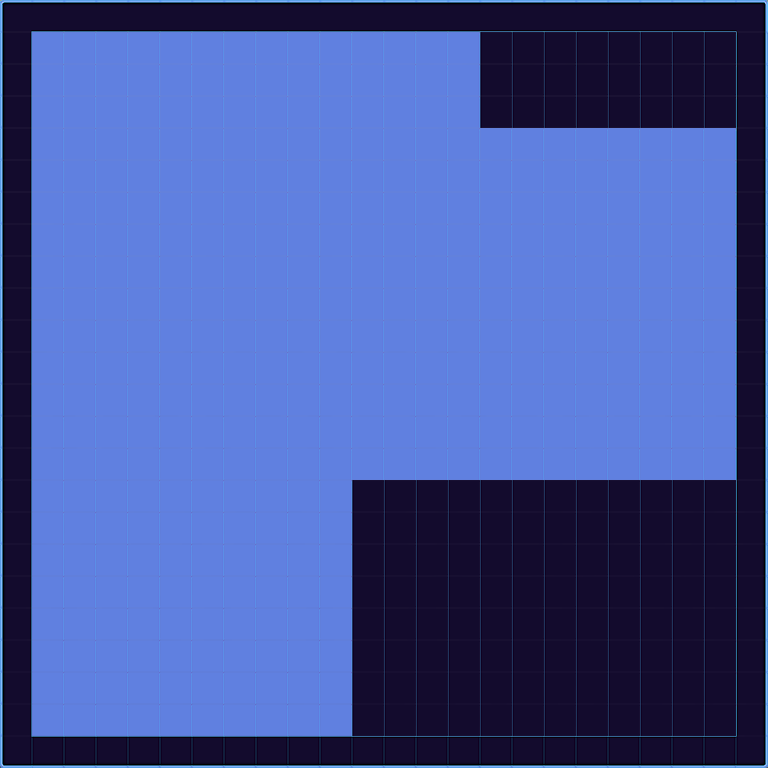

The image is a tile-based game level rendered from a .tmx file. Its description and source (layers, tilesets, objects; grid data summarised) follow:
An orthogonal 24x24 tile map with 32x32 px tiles, 1 tile layer (ForegroundPlatformLayer), 1 image layer.

<map version="1.0" orientation="orthogonal" renderorder="right-down" width="24" height="24" tilewidth="32" tileheight="32" nextobjectid="1">
 <tileset firstgid="1" name="lvTiles2" tilewidth="32" tileheight="32">
  <image source="lvTiles2.png" width="320" height="32" />
 </tileset>
 <imagelayer name="BackgroundImageLayer">
  <image source="bgim.png" />
  <properties>
   <property name="collidable" value="false" />
   <property name="imageheight" value="960" />
   <property name="imagewidth" value="960" />
  </properties>
 </imagelayer>
 <layer name="ForegroundPlatformLayer" width="24" height="24">
  <properties>
   <property name="collidable" value="true" />
  </properties>
  <data>[576 cells, 576 non-empty, 10 distinct tile ids]</data>
 </layer>
</map>
